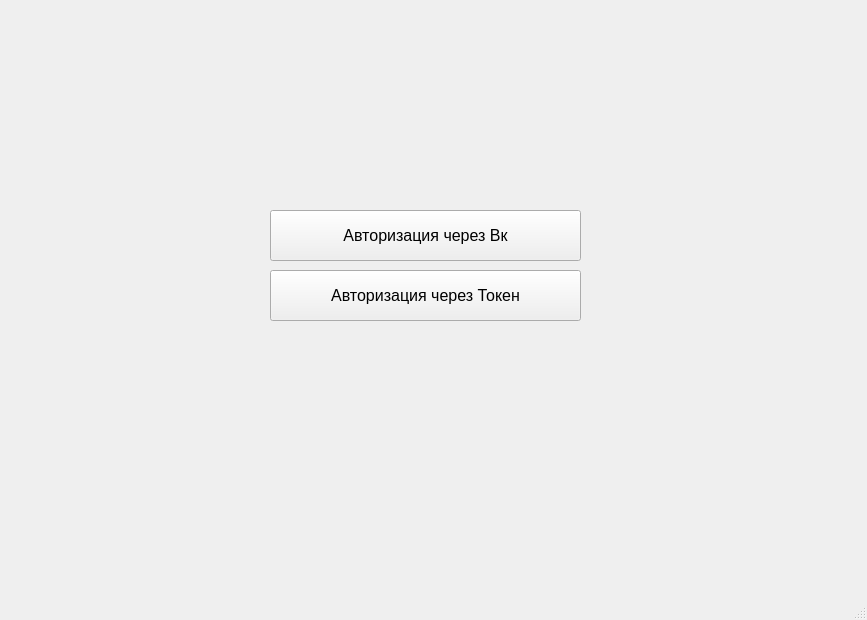
<?xml version="1.0" encoding="UTF-8"?>
<ui version="4.0">
 <class>MainWindow</class>
 <widget class="QMainWindow" name="MainWindow">
  <property name="geometry">
   <rect>
    <x>0</x>
    <y>0</y>
    <width>867</width>
    <height>620</height>
   </rect>
  </property>
  <property name="font">
   <font>
    <pointsize>12</pointsize>
   </font>
  </property>
  <property name="windowTitle">
   <string>Authorization</string>
  </property>
  <property name="windowIcon">
   <iconset>
    <normaloff>../../../../../../../PycharmProjects/Project_S/venv/bandit.png</normaloff>../../../../../../../PycharmProjects/Project_S/venv/bandit.png</iconset>
  </property>
  <widget class="QWidget" name="centralwidget">
   <widget class="QPushButton" name="AuthVkButton">
    <property name="geometry">
     <rect>
      <x>270</x>
      <y>210</y>
      <width>311</width>
      <height>51</height>
     </rect>
    </property>
    <property name="text">
     <string>Авторизация через Вк</string>
    </property>
   </widget>
   <widget class="QPushButton" name="AuthTokenButton">
    <property name="geometry">
     <rect>
      <x>270</x>
      <y>270</y>
      <width>311</width>
      <height>51</height>
     </rect>
    </property>
    <property name="text">
     <string>Авторизация через Токен</string>
    </property>
   </widget>
  </widget>
  <widget class="QStatusBar" name="statusbar"/>
 </widget>
 <resources/>
 <connections/>
</ui>
